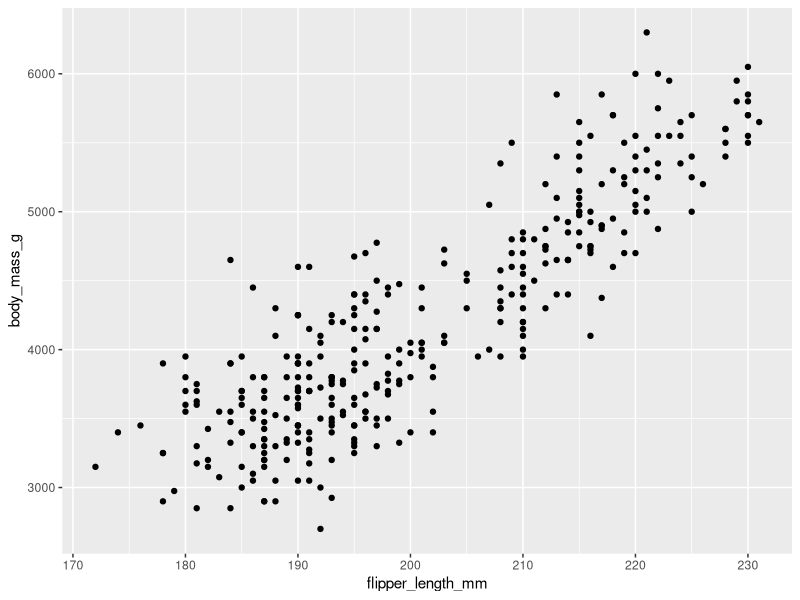
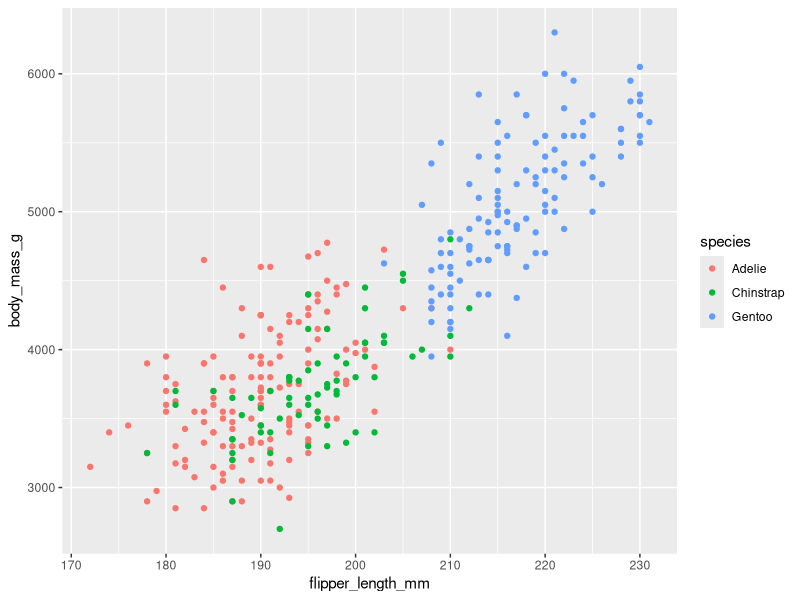
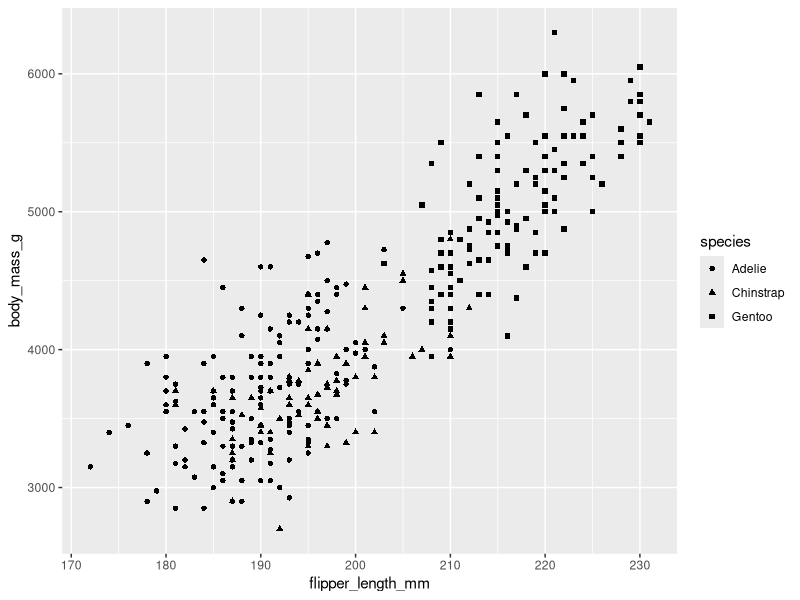
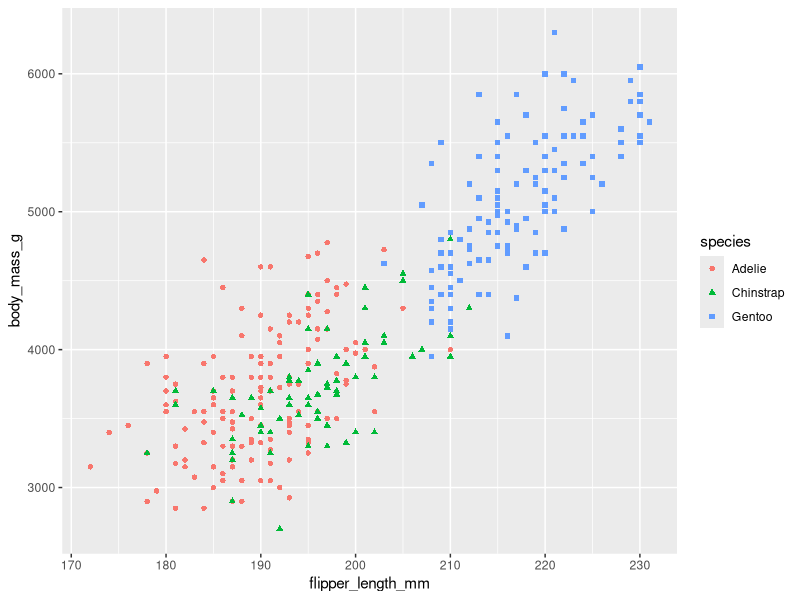
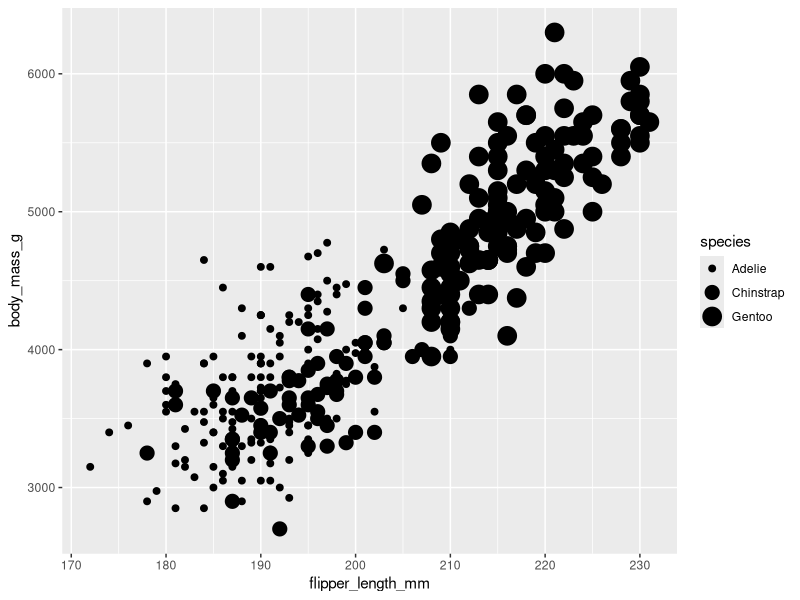
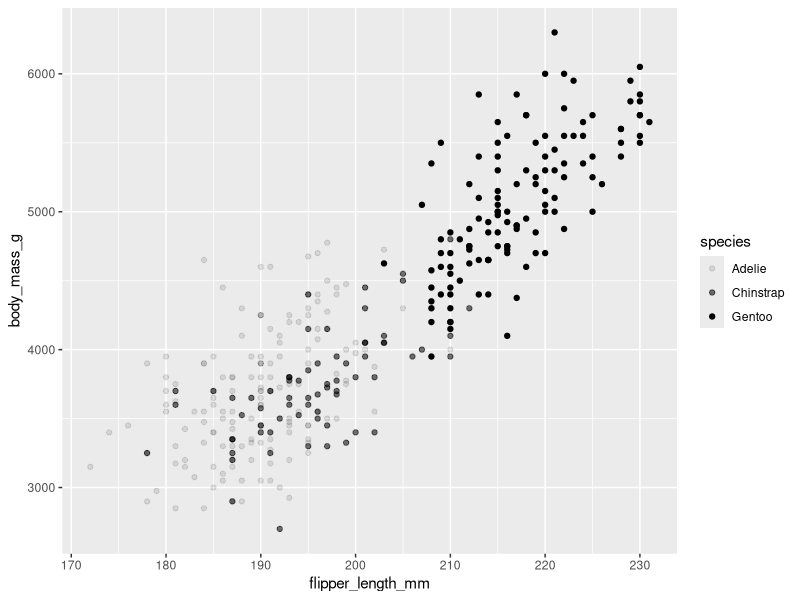
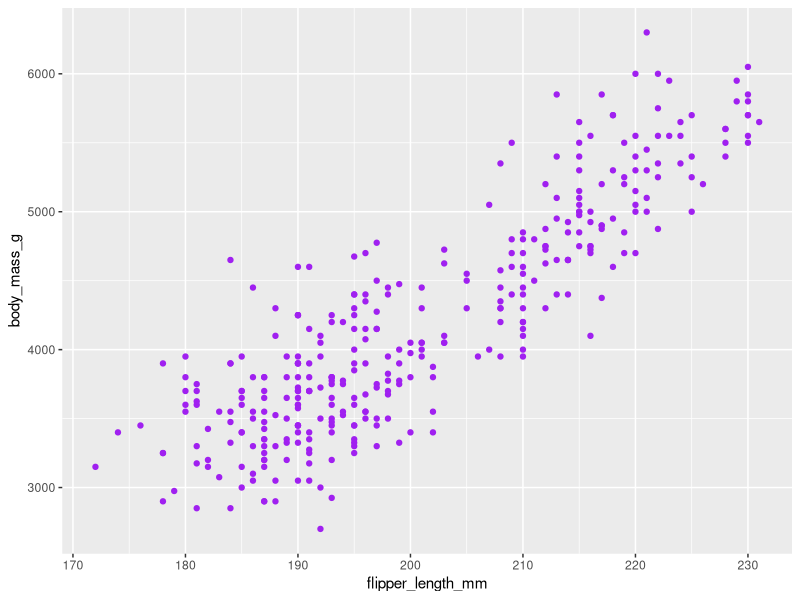

The R script that drew these images, in order:
# ENHANCING R VISUALIZATIONS

library(ggplot2)
library(palmerpenguins)

# AESTHETICS FOR POINTS
# - X           - Shape
# - Y           - Size
# - Color       - Alpha

# DEFAULT:

  ggplot(data = penguins) +
    geom_point(mapping = aes(x = flipper_length_mm, y = body_mass_g))

# ADD COLOR (to distinguish by specie):
  
  ggplot(data = penguins) +
    geom_point(mapping = aes(x = flipper_length_mm, y = body_mass_g, color = species))
  
  # INSIGHT:
  # - Gentoo are the largest of the three penguin species.
  
# ADD SHAPE (to highlight the different penguin species)

  ggplot(data = penguins) +
    geom_point(mapping = aes(x = flipper_length_mm, y = body_mass_g, shape = species))
      
# ADD SHAPE AND COLOR
  
  ggplot(data = penguins) +
    geom_point(mapping = aes(x = flipper_length_mm, y = body_mass_g, shape = species, color = species))

# ADD SIZE
  
  ggplot(data = penguins) +
    geom_point(mapping = aes(x = flipper_length_mm, y = body_mass_g, size = species))

# ALPHA AESTHETIC (make some point more transparent or see-through than others)
  # - good option for dense plot w/ lots of data points
  
  ggplot(data = penguins) +
    geom_point(mapping = aes(x = flipper_length_mm, y = body_mass_g, alpha = species))
  
# to change the appearance of our overall plot without regard to specific variables
#   write code outside of the aes function  
  
  ggplot(data = penguins) +
    geom_point(mapping = aes(x = flipper_length_mm, y = body_mass_g), color = "purple")
  
  
